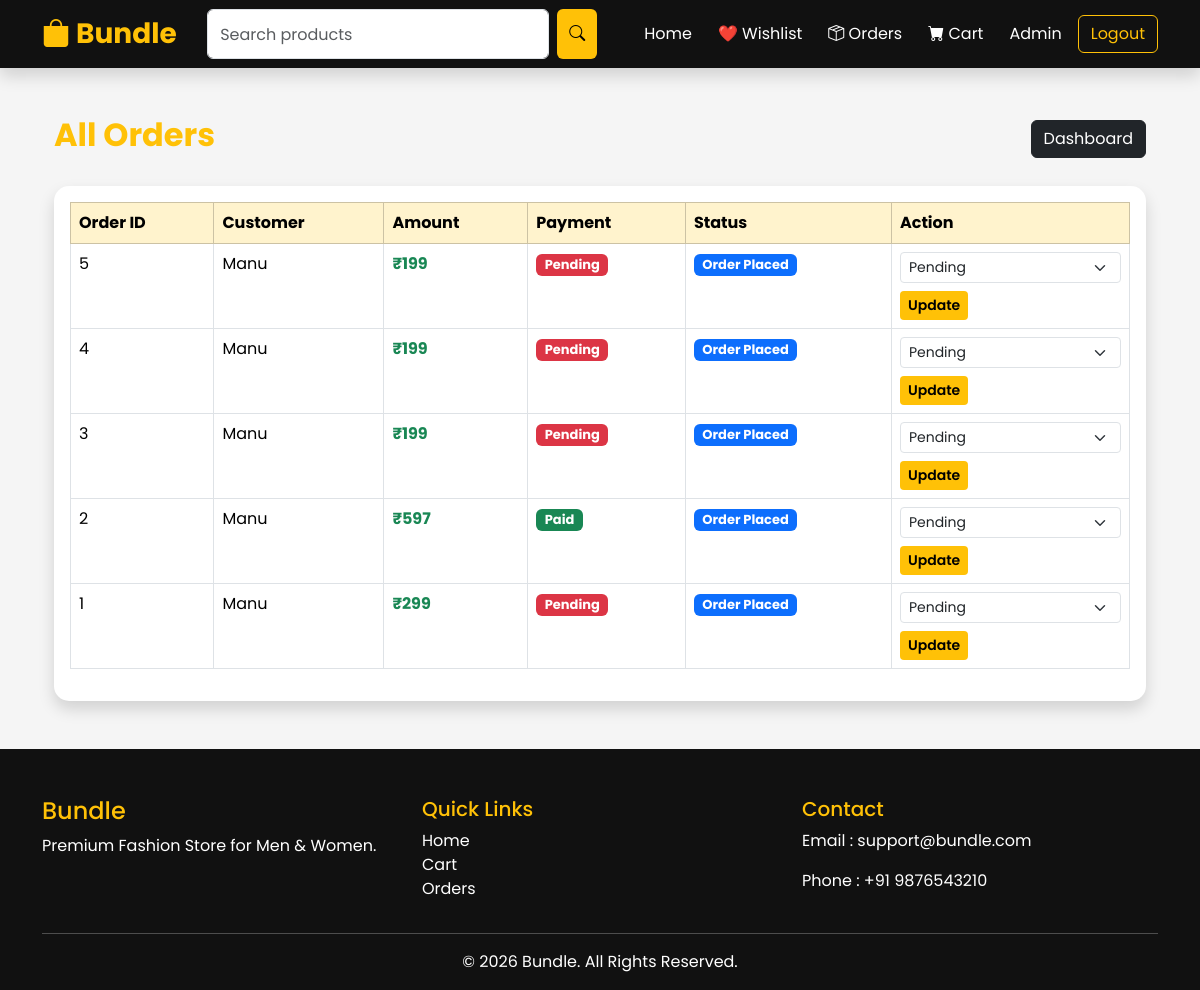
Page /orders (signed in) on the earlier database version.
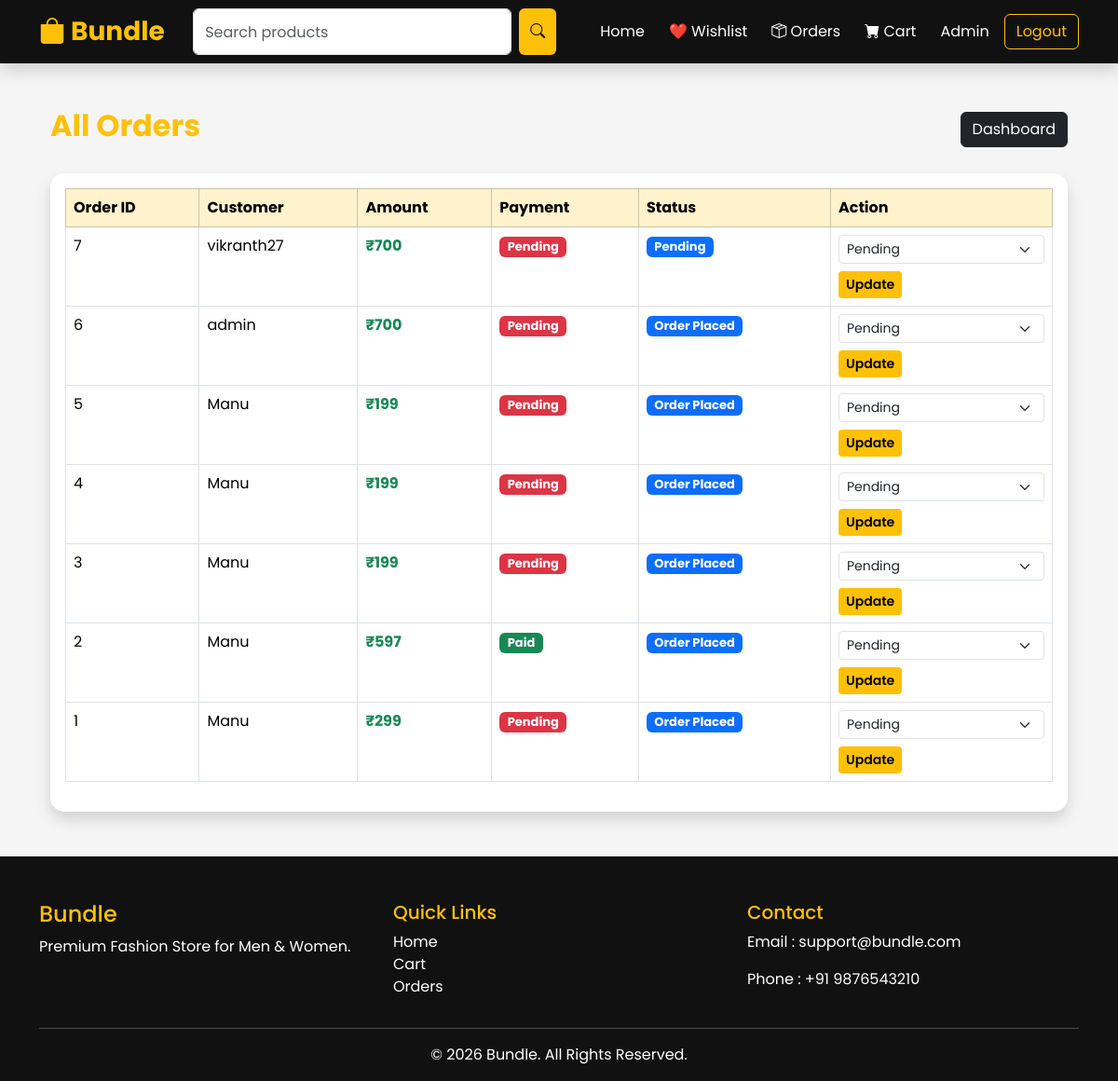
Same page on the later database version.
### app.py (models this page shows)
class Order(db.Model):
    __tablename__ = "order"
    id = db.Column(
        db.Integer,
        primary_key=True
    )
    user_id = db.Column(
        db.Integer,
        db.ForeignKey("user.id")
    )
    fullname = db.Column(
        db.String(150),
        nullable=False
    )
    mobile = db.Column(
        db.String(20),
        nullable=False
    )
    address = db.Column(
        db.Text,
        nullable=False
    )
    city = db.Column(
        db.String(100),
        nullable=False
    )
    state = db.Column(
        db.String(100),
        nullable=False
    )
    pincode = db.Column(
        db.String(20),
        nullable=False
    )
    landmark = db.Column(
        db.String(200)
    )
    instructions = db.Column(
        db.Text
    )
    total = db.Column(
        db.Integer,
        nullable=False
    )
    payment_method = db.Column(
        db.String(50),
        nullable=False
    )
    payment_status = db.Column(
        db.String(50),
        default="Pending"
    )
    payment_id = db.Column(
        db.String(200)
    )
    status = db.Column(
        db.String(50),
        default="Order Placed"
    )
    created_at = db.Column(
        db.DateTime,
        default=datetime.utcnow
    )
    user = db.relationship(
        "User",
        backref="orders"
    )

class User(UserMixin, db.Model):
    id = db.Column(
        db.Integer,
        primary_key=True
    )
    username = db.Column(
        db.String(100),
        nullable=False
    )
    email = db.Column(
        db.String(120),
        unique=True,
        nullable=False
    )
    password = db.Column(
        db.String(200),
        nullable=False
    )
    is_admin = db.Column(
        db.Boolean,
        default=False
    )

### app.py (the view)
@app.route("/orders")
@login_required
def orders():
    if not current_user.is_admin:
        return redirect(url_for("home"))
    orders = Order.query.order_by(
        Order.created_at.desc()
    ).all()
    return render_template(
        "orders.html",
        orders=orders
    )

### app.py (called while the page is built)
@login_manager.user_loader
def load_user(user_id):
    return User.query.get(int(user_id))

### templates/orders.html (shortened to what this page needs)
{% extends "base.html" %}
{% block content %}
<div class="container my-5">
    <div class="d-flex justify-content-between align-items-center mb-4">
        <h2 class="text-warning">
            All Orders
        </h2>
        <a href="{{ url_for('admin') }}"
           class="btn btn-dark">
            Dashboard
        </a>
    </div>
    <div class="card shadow">
        <div class="card-body">
            <div class="table-responsive">
                <table class="table table-bordered table-hover">
                    <thead class="table-warning">
                        <tr>
                            <th>Order ID</th>
                            <th>Customer</th>
                            <th>Amount</th>
                            <th>Payment</th>
                            <th>Status</th>
                            <th>Action</th>
                        </tr>
                    </thead>
                    <tbody>
                    {% for order in orders %}
                    <tr>
                        <td>
                            {{ order.id }}
                        </td>
                        <td>
                            {{ order.user.username if order.user else "Unknown" }}
                        </td>
                        <td class="text-success">
                            ₹{{ order.total }}
                        </td>
                        <td>
                            {% if order.payment_status=="Paid" %}
                            <span class="badge bg-success">
                                Paid
                            </span>
                            {% else %}
                            <span class="badge bg-danger">
                                Pending
                            </span>
                            {% endif %}
                        </td>
                        <td>
                            <span class="badge bg-primary">
                                {{ order.status }}
                            </span>
                        </td>
                        <td>
                            <form method="POST"
                                  action="{{ url_for('update_order', id=order.id) }}">
                                <select
                                    name="status"
                                    class="form-select form-select-sm mb-2">
                                    <option>Pending</option>
                                </select>
                                <button
                                    class="btn btn-warning btn-sm">
                                    Update
                                </button>
                            </form>
                        </td>
                    </tr>
                    {% endfor %}
                    </tbody>
                </table>
            </div>
        </div>
    </div>
</div>
{% endblock %}

Differences in the rows shown:
added Order: id "7", user "vikranth27", total "700", payment_status "Pending", status "Pending"
added Order: id "6", user "admin", total "700", payment_status "Pending", status "Order Placed"
